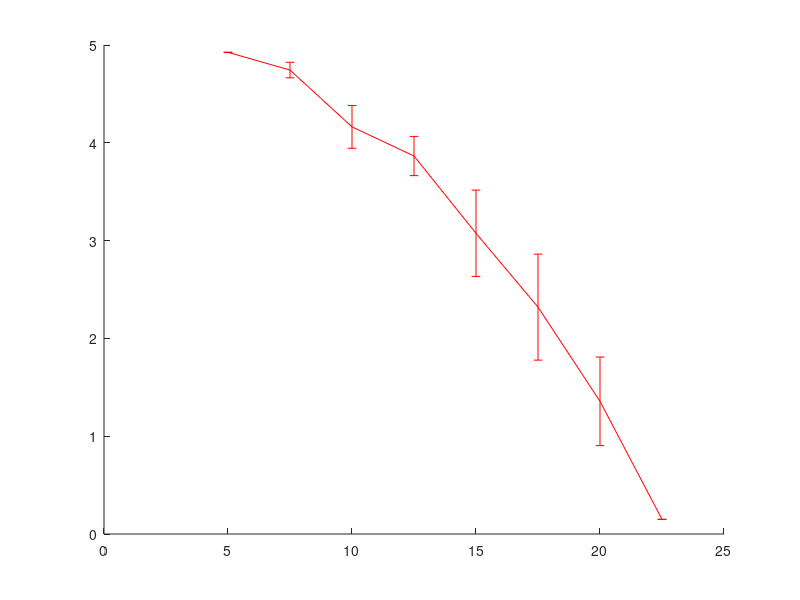

Write the MATLAB code that produced this figure. (Note: this script raises an error after producing the figure.)
clear all;
rng('shuffle');
number = rand;%used to differenciate the experiments
disp(['Starting experiment number ',num2str(number)]);

n = 1;
smooth_radius = 100;
m = 50;
d_min = 5;
d_max = 30;
tTime = 1000;

params.improved_circ = false;
params.improved_rx = 0;%1: Qi+, 2: Qi++, other: regular Qi 1.0
params.improved_tx = false;

params.R = [3;3.59];
params.miEnv = 1.256627e-06;
params.maxCurrent = 1000;
params.env = 'STEIN_ENV.mat';
params.endProb = 0;%0.00175;
params.beta = 0;%0.5;

params.greedy = 0;

%reference values in V(from STEIN paper, 10g/L salty water experiment)
ref_volt = [4.9250,4.7438,4.1629,3.8650,3.0750,2.3200,1.3567,0.1500];
%confidence interval size, considering t-student distribution and 5 degrees of freedom
ref_err = [0.0022,0.0796,0.2187,0.2006,0.4414,0.5421,0.4528,0];
ref_dist = [5, 7.50, 10.00, 12.5, 15.0, 17.5, 20.0, 22.5];


%figure;
hold on;
errorbar(ref_dist,ref_volt,ref_err,'r');

voltage = zeros(n,m);

for i=1:n
    [~, ~, ~, t_RX, CC_RX, ~, ~,~] = simulate_STEIN(params);
    %converting time to distance
	d_RX = ((tTime-t_RX)*d_min + d_max*t_RX)/tTime;
	%adjusting the length of the vectors 
	sCC_RX = reduceSeries(CC_RX, smooth_radius, m);
	%calculating the efficiency
	voltage(i,:) = params.R(2)*sCC_RX;
end


if n==1
	plot(linspace(d_min,d_max,m),voltage,'b');
else
    %admit n=100. if you have Statistics Toolbox, use tinv instead of the constant
	errorbar(linspace(d_min,d_max,m),mean(voltage),1.66039*std(voltage)/(2*sqrt(100)),'b');
end
ylim([0 inf]);
title(['Exp number ',num2str(number)]);
xlabel('Distance (mm)','FontSize',14,'FontWeight','bold')
ylabel('Voltage(V)','FontSize',14,'FontWeight','bold')

disp(['Finishing experiment number ',num2str(number)]);
